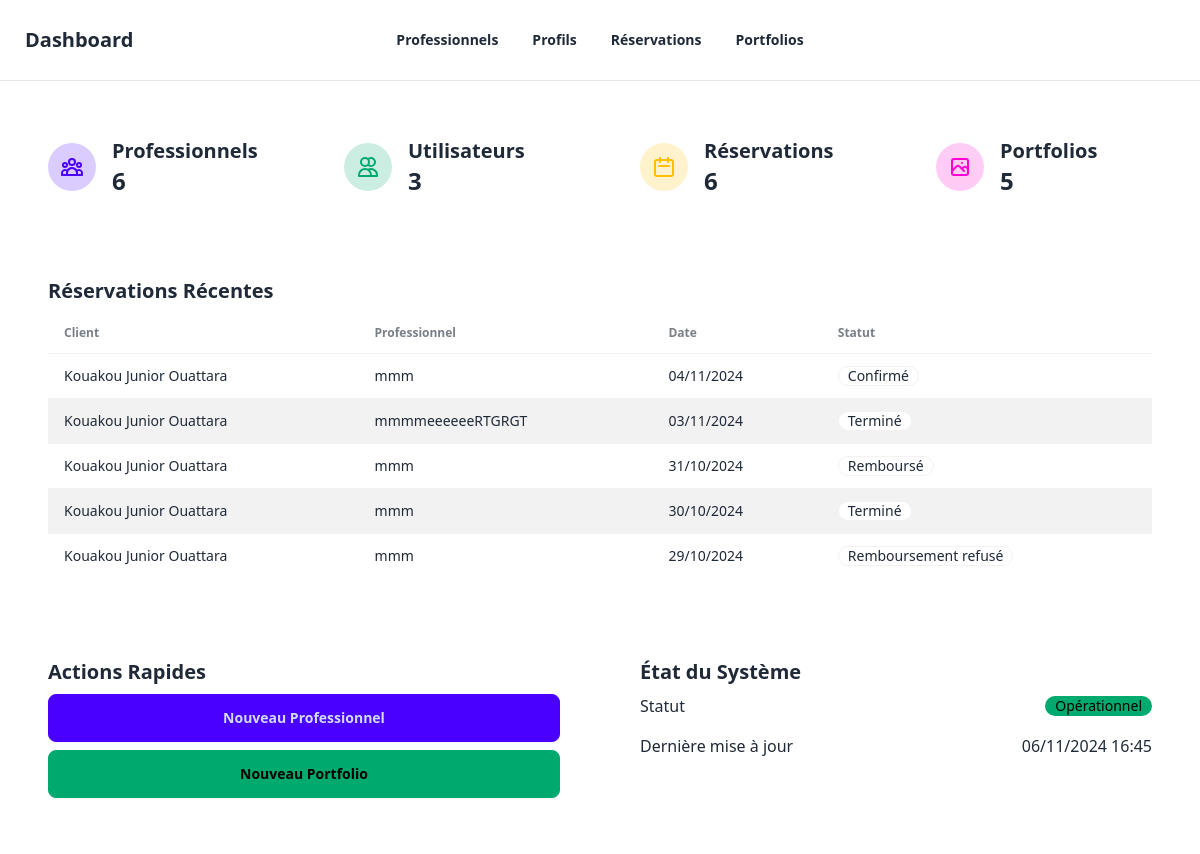
Before: /dashboard/ (signed in) with the older database file.
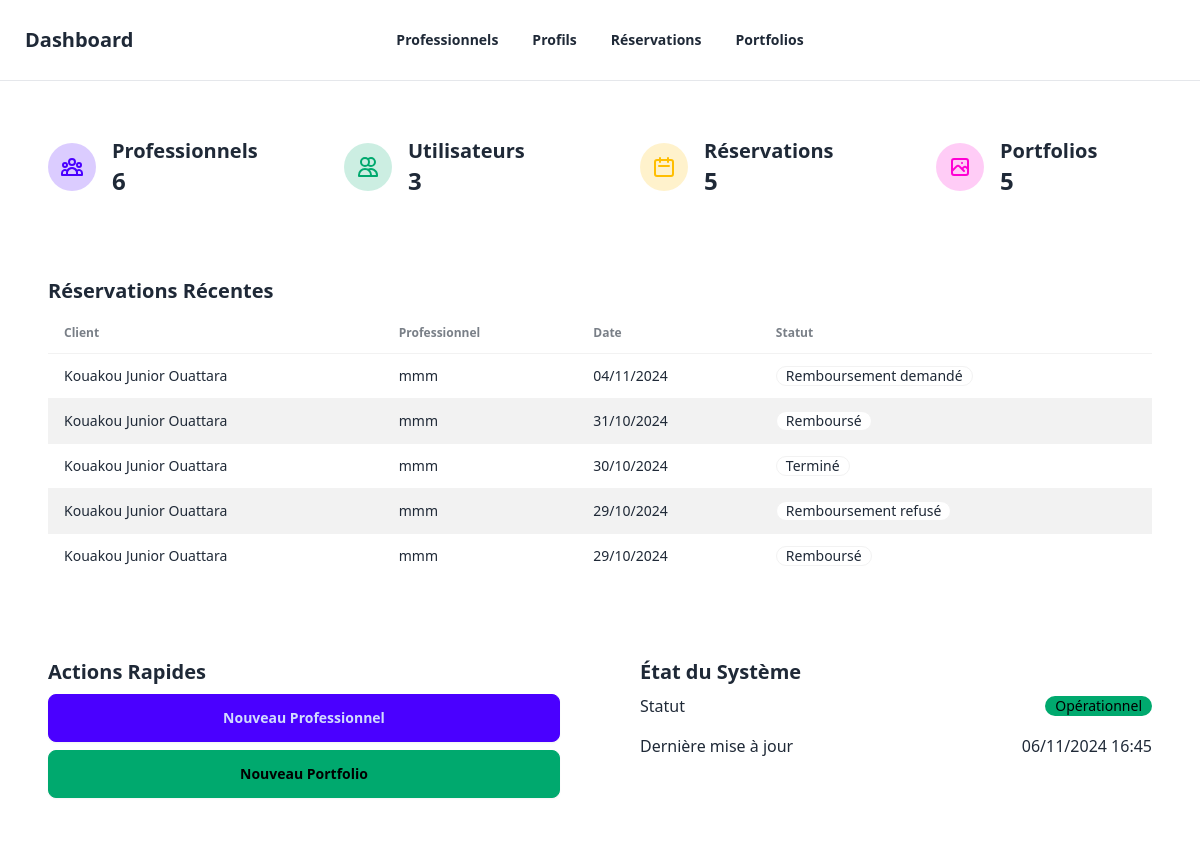
After: the same page with the newer database file.
### reservations/models.py (models this page shows, shortened)
class Reservation(models.Model):
    objects = ReservationManager()
    professionnel = models.ForeignKey(
        Professionnel,
        on_delete=models.CASCADE,
        related_name="reservations"
    )
    client = models.ForeignKey(
        settings.AUTH_USER_MODEL,
        on_delete=models.CASCADE
    )
    description = models.TextField(
        verbose_name="Description de la demande",
        help_text="Décrivez le travail que vous souhaitez faire réaliser"
    )
    phone = models.CharField(
        max_length=20,
        verbose_name="Numéro de téléphone"
    )
    selected_dates = models.JSONField(
        verbose_name="Dates sélectionnées",
        help_text="Les dates de réservation sélectionnées"
    )
    created_at = models.DateTimeField(
        auto_now_add=True,
        verbose_name="Date de création"
    )
    status = models.CharField(
        max_length=20,
        choices=ReservationStatus.choices,
        default=ReservationStatus.PENDING,
        verbose_name="Statut"
    )
    last_status_change = models.DateTimeField(
        auto_now_add=True,
        verbose_name="Dernière modification du statut"
    )
    cancelled_at = models.DateTimeField(null=True, blank=True)
    total_price = models.DecimalField(
        max_digits=10,
        decimal_places=2,
        verbose_name="Prix total",
        help_text="Prix total basé sur le nombre de jours × tarif journalier",
        editable=False
    )
    class Meta:
        ordering = ['-created_at']
        constraints = [
            models.UniqueConstraint(
                fields=["professionnel", "client", "created_at"],
                name="unique_reservation"
            )
        ]

### professionnels/models.py (models this page shows, shortened)
class Professionnel(models.Model):
    full_name = models.CharField(max_length=255, verbose_name="Nom complet")
    profile_photo = models.ImageField(
        upload_to="photos/", null=True, blank=True, verbose_name="Photo de profil"
    )
    email = models.EmailField(unique=True, verbose_name="Email", db_index=True)
    phone = models.CharField(max_length=20, verbose_name="Téléphone", db_index=True)
    CITY_CHOICES = [
        ("Abidjan", "Abidjan"),
        ("Yamoussoukro", "Yamoussoukro"),
    ]
    city = models.CharField(max_length=100, choices=CITY_CHOICES, verbose_name="Ville")
    COMMUNE_CHOICES = [
        ("Abobo", "Abobo"),
        ("Adjamé", "Adjamé"),
    ]
    commune = models.CharField(
        max_length=100, choices=COMMUNE_CHOICES, verbose_name="Commune"
    )
    presentation_video = models.FileField(
        upload_to="videos/", null=True, blank=True, verbose_name="Vidéo de présentation"
    )
    SPECIALIZATIONS = [
        ("Gros Oeuvre", "Gros Oeuvre"),
        ("Second Oeuvre", "Second Oeuvre"),
    ]
    specialization = models.CharField(
        max_length=255, choices=SPECIALIZATIONS, verbose_name="Spécialisation"
    )
    class SkillLevel(models.TextChoices):
        DEBUTANT = "Débutant", "Débutant"
        INTERMEDIAIRE = "Intermédiaire", "Intermédiaire"
        EXPERT = "Expert", "Expert"
    skill_level = models.CharField(
        max_length=50,
        choices=SkillLevel.choices,
        verbose_name="Niveau de compétence",
    )
    certifications = models.TextField(verbose_name="Certifications", blank=True)
    years_of_experience = models.PositiveIntegerField(
        help_text="Nombre d'années d'expérience", verbose_name="Années d'expérience"
    )
    daily_rate = models.DecimalField(
        max_digits=10, decimal_places=2, verbose_name="Tarif journalier"
    )
    availability = models.CharField(
        max_length=255,
        help_text="Exemple : Lundi,Mardi,Mercredi",
        verbose_name="Disponibilité",
    )
    class Meta:
        constraints = [
            models.UniqueConstraint(fields=["email"], name="unique_email"),
        ]

### dashboard/views.py (the view)
# urls.py: path('', views.dashboard_home, name='home'),
@staff_member_required  # Sécurité : Accessible uniquement aux membres du staff
def dashboard_home(request):
    context = {
        'professionals_count': Professionnel.objects.count(),
        'users_count': User.objects.count(),
        'reservations_count': Reservation.objects.count(),
        'portfolios_count': Portfolio.objects.count(),
        'recent_reservations': Reservation.objects.order_by('-created_at')[:5],
        'last_update': timezone.now(),
    }
    return render(request, 'dashboard/home.html', context)

### reservations/managers.py (called while the page is built)
    def get_queryset(self):
        return ReservationQuerySet(self.model, using=self._db)

### dashboard/templates/dashboard/home.html (shortened to what the changed rows need)
{% extends "dashboard/base.html" %}
{% block content %}
<div class="space-y-4">
    <div class="grid lg:grid-cols-4 md:grid-cols-2 gap-4">
        <div class="card bg-base-100">
            <div class="card-body">
                <div class="flex items-center">
                    <div class="ml-4">
                        <h3 class="card-title">Réservations</h3>
                        <p class="text-2xl font-bold">{{ reservations_count }}</p>
                    </div>
                </div>
            </div>
        </div>
    </div>
    <div class="card bg-base-100">
        <div class="card-body">
            <h2 class="card-title">Réservations Récentes</h2>
            <div class="overflow-x-auto">
                <table class="table table-zebra">
                    <thead>
                        <tr>
                            <th>Client</th>
                            <th>Professionnel</th>
                            <th>Date</th>
                            <th>Statut</th>
                        </tr>
                    </thead>
                    <tbody>
                        {% for reservation in recent_reservations %}
                        <tr>
                            <td>{{ reservation.client.get_full_name }}</td>
                            <td>{{ reservation.professionnel.full_name }}</td>
                            <td>{{ reservation.created_at|date:"d/m/Y" }}</td>
                            <td>
                                <div class="badge ">
                                    {{ reservation.get_status_display }}
                                </div>
                            </td>
                        </tr>
                        {% empty %}
                        <tr>
                            <td colspan="4" class="text-center">Aucune réservation récente</td>
                        </tr>
                        {% endfor %}
                    </tbody>
                </table>
            </div>
        </div>
    </div>
    <div class="grid lg:grid-cols-2 gap-4">
        <div class="card bg-base-100">
            <div class="card-body">
                <h2 class="card-title">Actions Rapides</h2>
            </div>
        </div>
        <div class="card bg-base-100">
            <div class="card-body">
                <h2 class="card-title">État du Système</h2>
            </div>
        </div>
    </div>
</div>
{% endblock %}

Changed rows visible on the page:
removed Reservation: client.get_full_name "Kouakou Junior Ouattara", professionnel.full_name "mmmmeeeeeeRTGRGT", created_at "03/11/2024", status "Terminé"
changed Reservation: status "Confirmé" → "Remboursement demandé"
now on this page (row unchanged): Reservation: client.get_full_name "Kouakou Junior Ouattara", professionnel.full_name "mmm", created_at "29/10/2024", status "Remboursé"
Other visible differences:
{{ reservations_count }}: "6" → "5"
